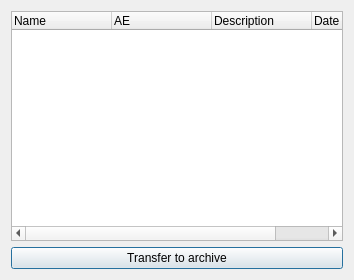
<?xml version="1.0" encoding="UTF-8"?>
<ui version="4.0">
 <class>notDoneWorksC</class>
 <widget class="QDialog" name="notDoneWorksC">
  <property name="geometry">
   <rect>
    <x>0</x>
    <y>0</y>
    <width>354</width>
    <height>280</height>
   </rect>
  </property>
  <property name="windowTitle">
   <string>Dialog</string>
  </property>
  <layout class="QVBoxLayout" name="verticalLayout_2">
   <item>
    <layout class="QVBoxLayout" name="verticalLayout">
     <item>
      <widget class="QTreeWidget" name="works">
       <property name="selectionMode">
        <enum>QAbstractItemView::MultiSelection</enum>
       </property>
       <column>
        <property name="text">
         <string>Name</string>
        </property>
       </column>
       <column>
        <property name="text">
         <string>AE</string>
        </property>
       </column>
       <column>
        <property name="text">
         <string>Description</string>
        </property>
       </column>
       <column>
        <property name="text">
         <string>Date</string>
        </property>
       </column>
      </widget>
     </item>
    </layout>
   </item>
   <item>
    <widget class="QPushButton" name="pushButton">
     <property name="text">
      <string>Transfer to archive</string>
     </property>
    </widget>
   </item>
  </layout>
 </widget>
 <resources/>
 <connections/>
</ui>
